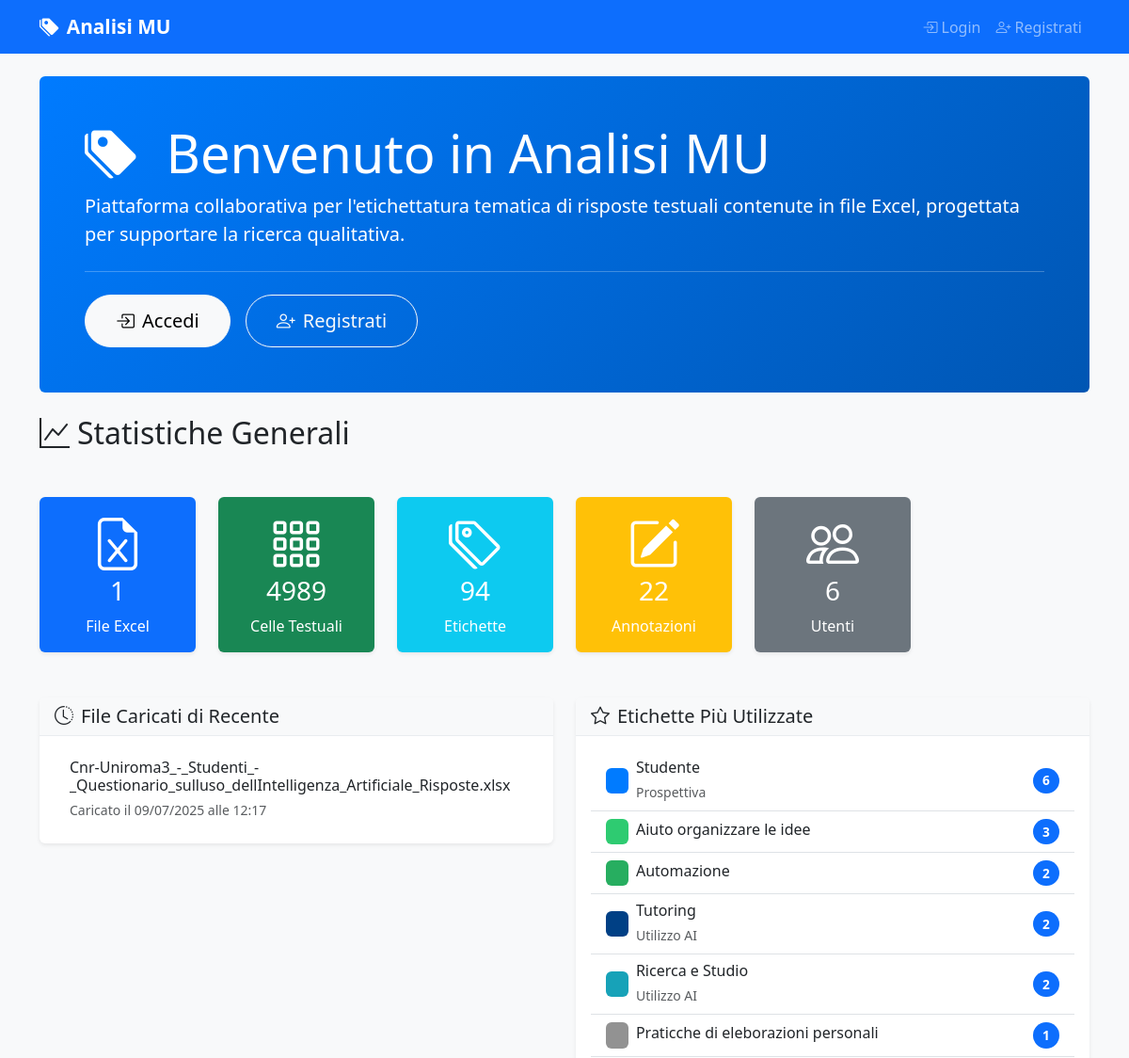
Before: / (upper part) with the older database file.
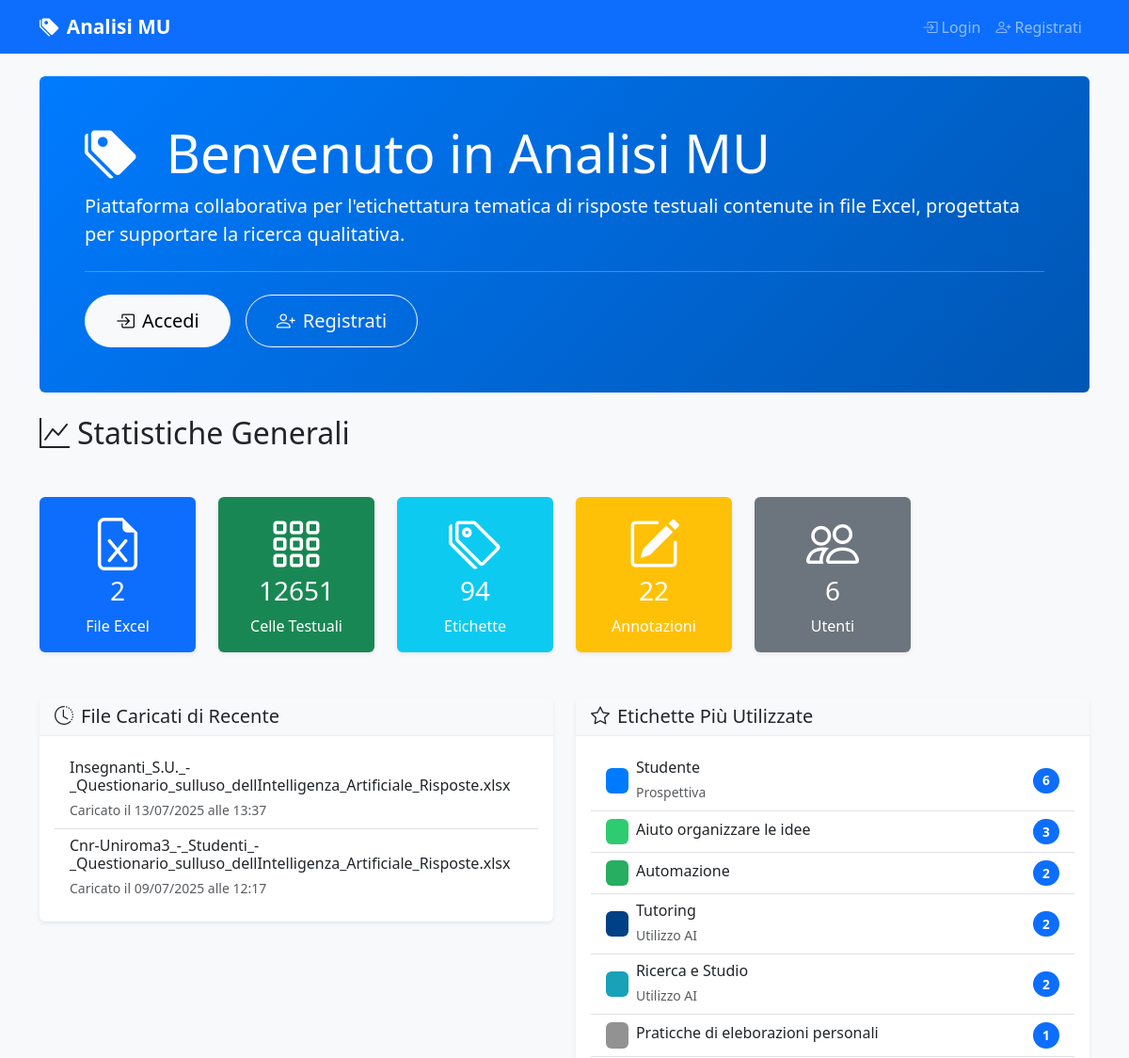
After: the same page with the newer database file.
### models.py (models this page shows, shortened)
class ExcelFile(db.Model):
    id = db.Column(db.Integer, primary_key=True)
    filename = db.Column(db.String(255), nullable=False)
    original_filename = db.Column(db.String(255), nullable=False)
    file_path = db.Column(db.String(500), nullable=False)
    uploaded_by = db.Column(db.Integer, db.ForeignKey('user.id'), nullable=False)
    uploaded_at = db.Column(db.DateTime, default=datetime.utcnow)
    uploader = db.relationship('User', backref='uploaded_files')
    text_cells = db.relationship('TextCell', backref='excel_file', lazy=True, cascade='all, delete-orphan')

class Label(db.Model):
    id = db.Column(db.Integer, primary_key=True)
    name = db.Column(db.String(100), nullable=False, unique=True)
    description = db.Column(db.Text)
    category_id = db.Column(db.Integer, db.ForeignKey('category.id'), nullable=True)
    category = db.Column(db.String(50))  # Manteniamo per compatibilità, sarà deprecato
    color = db.Column(db.String(7), default='#007bff')  # Colore HEX
    is_active = db.Column(db.Boolean, default=True)  # Soft delete
    created_at = db.Column(db.DateTime, default=datetime.utcnow)
    updated_at = db.Column(db.DateTime, default=datetime.utcnow, onupdate=datetime.utcnow)
    annotations = db.relationship('CellAnnotation', backref='label', lazy=True, cascade='all, delete-orphan')
    category_obj = db.relationship('Category', foreign_keys=[category_id], back_populates='labels')

### routes/main.py (the view)
@main_bp.route('/')
def index():
    stats = {
        'total_files': ExcelFile.query.count(),
        'total_cells': TextCell.query.count(),
        'total_labels': Label.query.count(),
        'total_annotations': CellAnnotation.query.count(),
        'total_users': User.query.count()
    }
    recent_files = ExcelFile.query.order_by(ExcelFile.uploaded_at.desc()).limit(5).all()
    popular_labels = db.session.query(Label, db.func.count(CellAnnotation.id).label('count'))\
        .join(CellAnnotation)\
        .group_by(Label.id)\
        .order_by(db.desc('count'))\
        .limit(10)\
        .all()
    return render_template('main/index.html',
                         stats=stats,
                         recent_files=recent_files,
                         popular_labels=popular_labels)

### templates/main/index.html (shortened to what the changed rows need)
{% extends "base.html" %}
{% block content %}
<div class="row">
    <div class="col-12">
        <div class="jumbotron bg-primary text-white rounded p-5 mb-4">
            <h1 class="display-4">
                <i class="bi bi-tags-fill me-3"></i>
                Benvenuto in Analisi MU
            </h1>
        </div>
    </div>
</div>
<div class="row mb-4">
    <div class="col-12">
        <h2 class="mb-4">
            <i class="bi bi-graph-up me-2"></i>Statistiche Generali
        </h2>
    </div>
</div>
<div class="row mb-5">
    <div class="col-md-2">
        <div class="card bg-primary text-white">
            <div class="card-body text-center">
                <i class="bi bi-file-earmark-excel display-4 mb-2"></i>
                <h3 class="card-title">{{ stats.total_files }}</h3>
                <p class="card-text">File Excel</p>
            </div>
        </div>
    </div>
    <div class="col-md-2">
        <div class="card bg-success text-white">
            <div class="card-body text-center">
                <i class="bi bi-grid-3x3-gap display-4 mb-2"></i>
                <h3 class="card-title">{{ stats.total_cells }}</h3>
                <p class="card-text">Celle Testuali</p>
            </div>
        </div>
    </div>
</div>
<div class="row">
    <div class="col-md-6">
        <div class="card">
            <div class="card-body">
                {% if recent_files %}
                <div class="list-group list-group-flush">
                    {% for file in recent_files %}
                    <div class="list-group-item d-flex justify-content-between align-items-center">
                        <div>
                            <h6 class="mb-1">{{ file.original_filename }}</h6>
                            <small class="text-muted">
                                Caricato il {{ file.uploaded_at.strftime('%d/%m/%Y alle %H:%M') }}
                            </small>
                        </div>
                    </div>
                    {% endfor %}
                </div>
                {% else %}
                <p class="text-muted">Nessun file caricato ancora.</p>
                {% endif %}
            </div>
        </div>
    </div>
    <div class="col-md-6">
        <div class="card">
            <div class="card-body">
                {% if popular_labels %}
                <div class="list-group list-group-flush">
                    {% for label, count in popular_labels %}
                    <div class="list-group-item d-flex justify-content-between align-items-center">
                        <div class="d-flex align-items-center">
                            <span class="badge me-2" style="background-color: {{ label.color }};">
                            </span>
                            <div>
                                <h6 class="mb-1">{{ label.name }}</h6>
                                {% if label.category %}
                                <small class="text-muted">{{ label.category }}</small>
                                {% endif %}
                            </div>
                        </div>
                        <span class="badge bg-primary rounded-pill">{{ count }}</span>
                    </div>
                    {% endfor %}
                </div>
                {% else %}
                <p class="text-muted">Nessuna etichetta utilizzata ancora.</p>
                {% endif %}
            </div>
        </div>
    </div>
</div>
{% endblock %}

Changed rows visible on the page:
added ExcelFile: original_filename "Insegnanti_S.U._-_Questionario_sulluso_dellIntelligenza_Artificiale_Risposte.xlsx", uploaded_at "13/07/2025 alle 13:37"
Other visible differences:
{{ stats.total_files }}: "1" → "2"
{{ stats.total_cells }}: "4989" → "12651"
